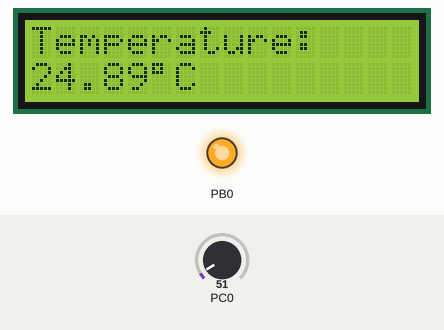
The program below on a simulated ATmega328P, built with avr-gcc and emulated at 16 MHz. On the bench: 16×2 character LCD, output pins drawn as LEDs (lit = HIGH). Wiring (inferred from the names in the program): character LCD (HD44780): RS PB4; E PB3; data PD5, PD4, PD3, PD2. Inputs (shaded band) come from the test bench; at power-on: PC0 = 51. Pins used as bus, display or sensor lines are not drawn; what the program prints to the serial monitor is not drawn.

Above: at 2.8 s.
2.9 s: PC0 set to 23
At 4.3 s:
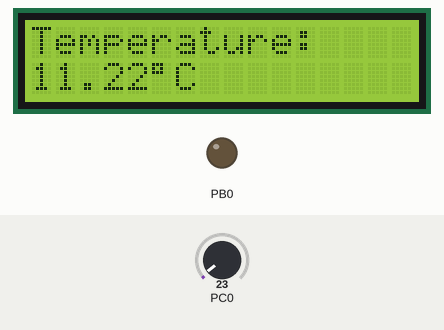
6.0 s: PC0 set to 18
At 8.7 s:
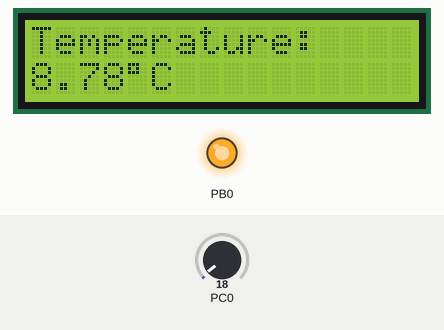
9.0 s: PC0 set to 30
At 11.7 s:
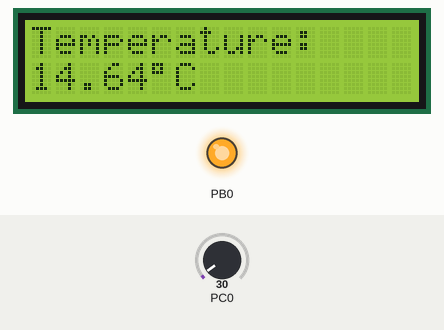
Timing chart, 0 to 18.0 s (numbered marks = the images above; inputs shaded):
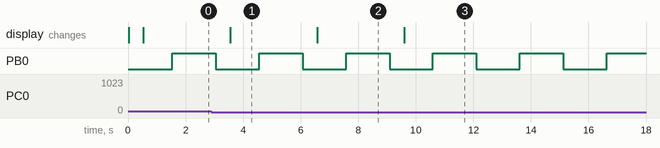

The program:

main.c
```c
/*
 * LM35_adc.c
 *
 * Created: 20-05-2026 11:04:59 AM
 * Author : MANU
 */

#define F_CPU 16000000UL
#include <avr/io.h>
#include <util/delay.h>
#include "lcd.h"
#include "adc.h"
#include "UART.h"

void my_delay_ms(void)
{
	//Step 1 : load 0 to TCNT0
	TCNT0 = 0;
	//Step 2 : choosing Normal mode: Mode0
	TCCR0A &= ~((1<< WGM01) | (1<<WGM00));
	TCCR0B &= ~(1<< WGM02);
	//step 3 : Selecting Prescalar value: No Prescaling
	TCCR0B &= ~((1<< CS02) | (1<< CS01));
	TCCR0B |= (1<< CS00);
	/*  Overflow Calculation

		1fclk = 16MHZ = 16,000,000
		1 tick = 1/16,000,000 = 62.5ns (nano seconds)
		For 256 ticks = 256*62.5ns = 16micro seconds(16*10^-6) -> 1 overflow
		0.5s = 0.5/16micro seconds = 31250 = overflow required for 0.5s delay
	*/
	for(uint16_t i=0;i<31250;i++)
	{
		// Overflow check command
		while(!(TIFR0 & (1<<TOV0)));
		TIFR0 |= (1<<TOV0); // Clearing the bit by writing to 1
	}
}

int main(void)
{
	uint16_t adc_value;
	float temperature;

	//Setup LED on PB0
	DDRB |= (1<<DDB0);

    adc_init();
	lcd_init();
	uart_init();
	my_delay_ms();

    while (1)
    {
		adc_value = read_adc(0);
		temperature = adc_value * 0.488;

		//LCD Display
		lcd_clear();
		lcd_set_cursor(0,0);
		lcd_print("Temperature: ");

		lcd_set_cursor(1,0);
		lcd_print_float(temperature);
		lcd_data(0xDF); //Hex Value for degree Symbol
		lcd_print("C");
		my_delay_ms();

		//UART Transmission
		char temp_buffer[10];
		dtostrf(temperature,4,1,temp_buffer);   // convert to string
		uart_TxString(temp_buffer);
		uart_TxString("C\r\n");
		my_delay_ms();

		//LED Blink
		PORTB ^= (1<<PORTB0);
		my_delay_ms();
    }
}
```

UART.c
```c
/*
 * UART.c
 *
 * Created: 23-05-2026 08:32:54 PM
 *  Author: PC
 */

#include "UART.h"

void uart_init()
{
	/*Step 1: Load baud rate : 9600*/
	UBRR0H = 0;
	UBRR0L = 103;
	/*Step 2: Enable transmitter and Receiver*/
	UCSR0B |= ((1 <<TXEN0 ) | (1 << RXEN0));
	/*Step 3: Choosing data frame format*/
	UCSR0B &= ~(1 << UCSZ02);
	UCSR0C |= ((1 << UCSZ01) | (1 << UCSZ00));
	/*Step 4: Parity select*/
	UCSR0C &= ~((1 << UPM00) | (1 << UPM01));
	/*Step 5: Stop bit select*/
	UCSR0C &= ~(1 << USBS0);
}

/*Function to transmit data*/
void uart_transmit(char data)
{
	/*Checking if buffer is ready to transmit data*/
	while (!(UCSR0A & (1 << UDRE0)));

	/*Feed data to the data buffer*/
	UDR0 = data;
}

void uart_TxString(const char *str)
{
	while (*str)
	{
		uart_transmit(*str++);
	}
}
```

UART.h
```c
/*
 * UART.h
 *
 * Created: 23-05-2026 08:33:10 PM
 *  Author: PC
 */


#ifndef UART_H_
#define UART_H_

#include <avr/io.h>
#include <stdlib.h>

#define F_CPU 16000000UL
#define BAUDRATE 9600
#define UBRR_VALUE ((F_CPU / (16UL * BAUDRATE)) - 1)

/*Function declarations in UART*/
void uart_init();
void uart_transmit(char data);
void uart_TxString(const char *str);

#endif /* UART_H_ */
```

adc.c
```c
/*
 * adc.c
 *
 * Created: 11-05-2026 05:09:41 PM
 *  Author: MANU
 */

#include "adc.h"
#include <avr/io.h>

//ADC Initialization
void adc_init()
{
	//Step1: Setting reference voltage VCC

	ADMUX &= (1<<REFS1);
	ADMUX |= (1<<REFS0);

	//Step2: Select result adjustment is right adjusted by default

	//Step3: Enable ADC
	ADCSRA |= (1<<ADEN);

	//Step4 : Choosing prescalar value = 128 ~ 125KHZ
	ADCSRA |= ((1<<ADPS0) | (1<<ADPS1) | (1<<ADPS2));
}

//Step5: To read adc value from the corresponding given channel (0 - 7)
uint16_t read_adc(uint16_t channel)
{
	// Our limit is 0-7 (0000 - 0111). So it is use to limt the choosen channel between 0 to 7
	/*
		Ex : Chosen channel: 8 (1000)
			 channel &= 0000 1000 & 0000 0111 -> 0000 0000
		EX2 : Chosen channel: 12 (1100)
			 channel &= 0000 1100 & 0000 0111 -> 0000 0100 = 4 output(channel)
	 */
	channel &= 0x07;

	//Step6: To clear the previous channel and update the register with the new chosen channel
	ADMUX = (ADMUX & 0xF0) | channel;

	//Step7: Start adc conversion
	ADCSRA |= (1<<ADSC);

	//Step8: Wait until the conversion is done or completed
	while (ADCSRA & (1 << ADSC));

	//Step9: Return adc
	return ADC;
}
```

adc.h
```c
/*
 * adc.h
 *
 * Created: 11-05-2026 05:09:56 PM
 *  Author: MANU
 */


#ifndef ADC_H_
#define ADC_H_
#define F_CPU 16000000UL
#include <avr/io.h>
#include <stdint.h>

void adc_init();
uint16_t read_adc(uint16_t channel);

#endif /* ADC_H_ */
```

lcd.c
```c
/*
 * lcd.c
 *
 * Created: 10-10-2025 21:25:37
 *  Author: MANU
 */
#include "lcd.h"
#define F_CPU 16000000UL

//  lets start with that enable pulse
static void lcd_enable_pulse(void)
{
	LCD_EN_PORT |=  (1 << LCD_EN_PIN);               // enable pin =1
	_delay_us(1);                                                           // these delay values come from datasheet
	LCD_EN_PORT &= ~(1 << LCD_EN_PIN);                 // enable pin =0
	_delay_us(50); 					// allow LCD to latch
}

// this function sends a nibble to the data pins (b3..b0 -> D7..D4)
static void lcd_send_nibble(uint8_t nib)
{
	// Clear PD2..PD5 by our mapping
	LCD_D_PORT &= ~((1<<LCD_D7_PIN)|(1<<LCD_D6_PIN)|(1<<LCD_D5_PIN)|(1<<LCD_D4_PIN));  // Making all data pins 0 initially

	// now set the pins according to the data/command
	if (nib & 0x8) LCD_D_PORT |= (1<<LCD_D7_PIN);
	if (nib & 0x4) LCD_D_PORT |= (1<<LCD_D6_PIN);
	if (nib & 0x2) LCD_D_PORT |= (1<<LCD_D5_PIN);
	if (nib & 0x1) LCD_D_PORT |= (1<<LCD_D4_PIN);
	lcd_enable_pulse();
}

// this function allows us to send a byte
static void lcd_send_byte(uint8_t value, uint8_t rs)  	  // here we receive data and rs value
{
	if (rs==1)
	{
		LCD_RS_PORT |=  (1<<LCD_RS_PIN);  		 // IT?S A Data. SO RS pin =1
	}
	else
	{
		LCD_RS_PORT &= ~(1<<LCD_RS_PIN); 			 // it?s a Command. So RS pin0
	}
	lcd_send_nibble(value >> 4);                     // sending upper nibble
	lcd_send_nibble(value & 0x0F);                // sending lower nibble
}

// this function sends commands (instructions)
void lcd_cmd(uint8_t c)
{
	lcd_send_byte(c, 0);
	// Clear (0x01) and Return Home (0x02) need longer delays in write-only mode
	if (c == 0x01 || c == 0x02)
	_delay_ms(2);
}

// This function allows us to send data
void lcd_data(uint8_t d)
{
	lcd_send_byte(d, 1);
}

// this function allows us to set the cursor

void lcd_set_cursor(uint8_t row, uint8_t col)		// receives row and column value 2X16 LCD
{
	uint8_t addr = (row ? 0x40 : 0x00) + (col & 0x0F);	// this is a ternary operator.
	lcd_cmd(0x80 | addr);                                                       // send (80 + addr) as a command.
}


//This function allows us to print a string
void lcd_print(const char *s)
{
	while (*s)             //    every string ends with ?\0?. This command checks whether *s=\0
	{
		lcd_data((uint8_t)*s++);
	}
}

// this function allows us to clear the lcd
void lcd_clear(void)
{
	lcd_cmd(0x01);
}

// this function allows us to return the cursor to home
void lcd_home(void)
{
	lcd_cmd(0x02);
}

// this function initialises the lcd. (initialisation sequence from datasheet)

void lcd_init(void)
{
	// Make control and data pins outputs
	LCD_RS_DDR |= (1<<LCD_RS_PIN);           // Setting data direction registers for RS and EN pin
	LCD_EN_DDR |= (1<<LCD_EN_PIN);
	LCD_D_DDR  |= (1<<LCD_D7_PIN)|(1<<LCD_D6_PIN)|(1<<LCD_D5_PIN)|(1<<LCD_D4_PIN); // setting DDR for data pins

	_delay_ms(20);               // power-up wait
	LCD_RS_PORT &= ~(1<<LCD_RS_PIN); 				// RS=0

	//  8-bit wake-up sequence (sent as high nibbles). why nibbles?
	LCD_EN_PORT &= ~(1 << LCD_EN_PIN);   		 // make EN =0 .
	lcd_send_nibble(0x03);
	_delay_ms(5);
	lcd_send_nibble(0x03);
	_delay_us(150);
	lcd_send_nibble(0x03);
	_delay_us(150);

	//Switch to 4-bit
	lcd_send_nibble(0x02);
	_delay_us(150);

	// note that from here onwards its cmd !

	//Function set: 4-bit, 2 lines, 5x8 font
	lcd_cmd(0x28);

	//Display off

	lcd_cmd(0x08);

	//Clear
	lcd_cmd(0x01);

	//Entry mode: increment, no shift
	lcd_cmd(0x06);


	// Display on, cursor off, blink off
	lcd_cmd(0x0C);
}

// function to print integers. (We use recursion)
void lcd_print_uint16(uint16_t v)                                     //        lcd_print_uint1(1432);
{
	if (v >= 10)
	{
		lcd_print_uint16(v / 10);  		                 	 // print higher digits first
	}
	lcd_data('0' + (v % 10));       				// then print the last digit
}

void lcd_print_float(float value)
{
	// Handle negative numbers
	if (value < 0)
	{
		lcd_data('-');
		value = -value;
	}

	// Integer part
	uint16_t int_part = (uint16_t)value;
	lcd_print_uint16(int_part);

	lcd_data('.');

	// Fractional part (2 digits)
	float frac = value - int_part;
	frac = frac * 100.0f;       // scale to 2 decimal places
	uint16_t frac_part = (uint16_t)(frac + 0.5f);  // rounding

	// Handle leading zero after decimal (e.g., 3.05)
	if (frac_part < 10)
	lcd_data('0');

	lcd_print_uint16(frac_part);
}
```

lcd.h
```c
/*
 * lcd.h
 *
 * Created: 10-10-2025 21:25:23
 *  Author: MANU
 */


#ifndef LCD_H_
#define LCD_H_
#define F_CPU 16000000UL

#include <avr/io.h>
#include <util/delay.h>
#include <stdint.h>

// rs = 12, en = 11, d4 = 5, d5 = 4, d6 = 3, d7 = 2;  This is our connection


// define some macros for the pins used

// for RS pin
#define LCD_RS_PORT   PORTB
#define LCD_RS_DDR    DDRB
#define LCD_RS_PIN    PB4

// for enable pin EN
#define LCD_EN_PORT   PORTB
#define LCD_EN_DDR    DDRB
#define LCD_EN_PIN    PB3

// for data/commands
#define LCD_D_PORT    PORTD
#define LCD_D_DDR     DDRD
#define LCD_D7_PIN    PD2
#define LCD_D6_PIN    PD3
#define LCD_D5_PIN    PD4
#define LCD_D4_PIN    PD5


// now lets declare  our  functions

void lcd_init(void);  					// for initialisation sequence
void lcd_cmd(uint8_t c);				// for commands(instructions
void lcd_data(uint8_t d);				// for data
void lcd_set_cursor(uint8_t row, uint8_t col);		  // for setting cursor(row: 0 or 1, col: 0..15)
void lcd_print(const char *s);				// to print string
void lcd_clear(void);					// to clear_lcd
void lcd_home(void);				// to return cursor to origin (row=0. Column =0)

void lcd_print_uint16(uint16_t v);		// to print an integer value
void lcd_print_float(float value);


#endif /* LCD_H_ */
```

Measured:
- the behaviour switches between 21 and 20 on PC0 (found by bisection; images 1 and 2)
- after the input at 2.9 s, the display: changes after 0.65 s (image 1)
- after the input at 6.0 s, the display: changes after 0.57 s (image 2)
- after the input at 9.0 s, the display: changes after 0.59 s (image 3)
- by itself, PB0: alternates HIGH for 1.5 s and LOW for 1.5 s
